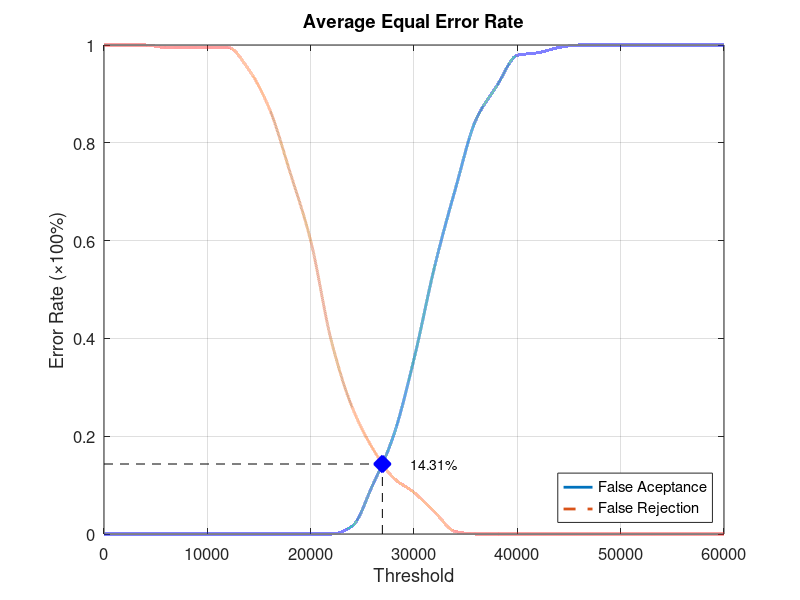
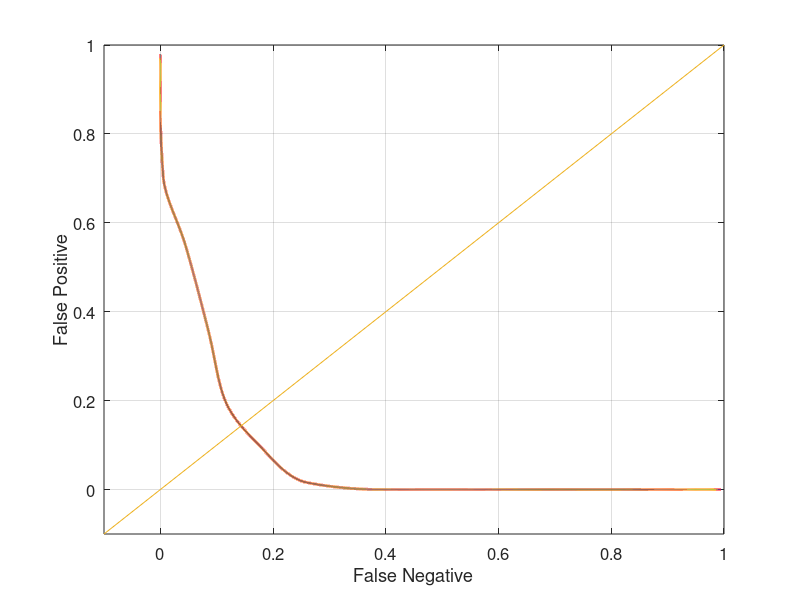

Write the MATLAB code that produced these figures, in order.
function yEER = Database2_1
close all;
clear;
clc;
x = 0:2000:60000;
xq = 0:0.5:60000;

y0 = [0 0 0 0 0 0 0 0 0 0 0 0 0.0157895 0.1 0.2 0.357895 0.547368 0.705263 0.847368 0.915789 0.978947 0.984211 0.994737 1 1 1 1 1 1 1 1];
yy0 = interp1(x, y0, xq, 'pchip');
y1 = [1 1 1 0.995 0.995 0.995 0.995 0.95 0.87 0.74 0.6 0.395 0.26 0.175 0.115 0.085 0.045 0.005 0 0 0 0 0 0 0 0 0 0 0 0 0];
yy1 = interp1(x, y1, xq, 'pchip');

% Calculating EER: 
y2 = abs(y0 - y1);
find(y2 == min(y2))
yy2 = abs(yy0 - yy1);
xEER = find(yy2 == min(yy2));
xEERIndex = xq(xEER) % X-axis EER
yEER = yy0(xEER) % Y-axis EER

main = figure
plot(xq, yy0,'-','LineWidth', 2);	hold on
plot(xq, yy1,'--','LineWidth', 2);	hold on
plot([xEERIndex xEERIndex], [0 yEER], 'k--');	hold on
plot([0 xEERIndex], [yEER yEER], 'k--');	hold on
plot(xEERIndex, yEER, 'bx', 'LineWidth', 10);	hold on
text(xEERIndex + 10 * xEERIndex / 100, yEER, [num2str(round((10000 * yEER)) / 100) '%'])
legend('False Aceptance', 'False Rejection', 'Location', 'SouthEast')
xlabel('Threshold')
ylabel('Error Rate (\times100%)')
title('Average Equal Error Rate')
set(gca, 'FontSize', 12)
axis([0 60000 0 1])
grid on

print(main, 'Database2_1Main', '-dpng');
FNRxFPR = figure('Color', [1 1 1]);
plot(yy1, yy0, '-', yy1, yy0, 'LineWidth', 2);
hold on
y = -0.1:0.1:1
plot(y, y); 
set(gca, 'FontSize', 12)
xlabel('False Negative')
ylabel('False Positive')
axis([-0.1 1 -0.1 1])
set(gca, 'FontSize', 12)
grid on

print(FNRxFPR, 'Database2_1FNRxFPR','-dpng');
end
